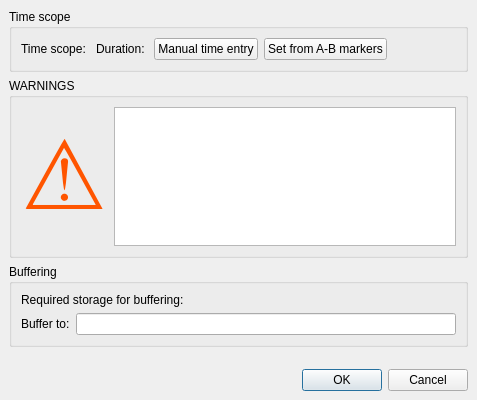
<?xml version="1.0" encoding="UTF-8"?>
<ui version="4.0">
 <class>reverseDialog</class>
 <widget class="QDialog" name="reverseDialog">
  <property name="geometry">
   <rect>
    <x>0</x>
    <y>0</y>
    <width>477</width>
    <height>400</height>
   </rect>
  </property>
  <property name="windowTitle">
   <string>Reverse</string>
  </property>
  <layout class="QVBoxLayout">
   <property name="spacing">
    <number>6</number>
   </property>
   <property name="leftMargin">
    <number>9</number>
   </property>
   <property name="topMargin">
    <number>9</number>
   </property>
   <property name="rightMargin">
    <number>9</number>
   </property>
   <property name="bottomMargin">
    <number>9</number>
   </property>
   <item>
    <widget class="QGroupBox" name="groupBox">
     <property name="title">
      <string>Time scope</string>
     </property>
     <layout class="QVBoxLayout">
      <property name="spacing">
       <number>6</number>
      </property>
      <property name="leftMargin">
       <number>9</number>
      </property>
      <property name="topMargin">
       <number>9</number>
      </property>
      <property name="rightMargin">
       <number>9</number>
      </property>
      <property name="bottomMargin">
       <number>9</number>
      </property>
      <item>
       <layout class="QHBoxLayout">
        <property name="spacing">
         <number>6</number>
        </property>
        <property name="leftMargin">
         <number>0</number>
        </property>
        <property name="topMargin">
         <number>0</number>
        </property>
        <property name="rightMargin">
         <number>0</number>
        </property>
        <property name="bottomMargin">
         <number>0</number>
        </property>
        <item>
         <widget class="QLabel" name="labelTScope">
          <property name="text">
           <string>Time scope: </string>
          </property>
         </widget>
        </item>
        <item>
         <widget class="QLabel" name="labelDuration">
          <property name="text">
           <string>Duration: </string>
          </property>
         </widget>
        </item>
        <item>
         <widget class="QPushButton" name="pushButtonTManual">
          <property name="text">
           <string>Manual time entry</string>
          </property>
         </widget>
        </item>
        <item>
         <widget class="QPushButton" name="pushButtonTMarker">
          <property name="text">
           <string>Set from A-B markers</string>
          </property>
         </widget>
        </item>
        <item>
         <spacer name="horizontalSpacer_3">
          <property name="orientation">
           <enum>Qt::Horizontal</enum>
          </property>
          <property name="sizeHint" stdset="0">
           <size>
            <width>40</width>
            <height>20</height>
           </size>
          </property>
         </spacer>
        </item>
       </layout>
      </item>
     </layout>
    </widget>
   </item>
   <item>
    <widget class="QGroupBox" name="groupBox_2">
     <property name="title">
      <string>WARNINGS</string>
     </property>
     <layout class="QVBoxLayout" name="verticalLayout">
      <item>
       <layout class="QHBoxLayout" name="horizontalLayout_2">
        <item>
         <widget class="QLabel" name="labelWarningSymbol">
          <property name="text">
           <string>&lt;html&gt;&lt;head/&gt;&lt;body&gt;&lt;p&gt;&lt;span style=&quot; font-size:72pt; font-weight:600; color:#ff5500;&quot;&gt;⚠&lt;/span&gt;&lt;/p&gt;&lt;/body&gt;&lt;/html&gt;</string>
          </property>
         </widget>
        </item>
        <item>
         <layout class="QVBoxLayout" name="verticalLayout_4">
          <item>
           <widget class="QTextEdit" name="textEditWarnings">
            <property name="verticalScrollBarPolicy">
             <enum>Qt::ScrollBarAsNeeded</enum>
            </property>
            <property name="horizontalScrollBarPolicy">
             <enum>Qt::ScrollBarAlwaysOff</enum>
            </property>
            <property name="readOnly">
             <bool>true</bool>
            </property>
            <property name="textInteractionFlags">
             <set>Qt::NoTextInteraction</set>
            </property>
           </widget>
          </item>
         </layout>
        </item>
       </layout>
      </item>
     </layout>
    </widget>
   </item>
   <item>
    <widget class="QGroupBox" name="groupBox_3">
     <property name="title">
      <string>Buffering</string>
     </property>
     <layout class="QVBoxLayout" name="verticalLayout_2">
      <item>
       <layout class="QVBoxLayout" name="verticalLayout_3">
        <item>
         <widget class="QLabel" name="labelStorage">
          <property name="text">
           <string>Required storage for buffering: </string>
          </property>
         </widget>
        </item>
        <item>
         <layout class="QHBoxLayout" name="horizontalLayout">
          <item>
           <widget class="QLabel" name="labelBuffer">
            <property name="text">
             <string>Buffer to:</string>
            </property>
           </widget>
          </item>
          <item>
           <widget class="QLineEdit" name="lineEditFileName">
            <property name="readOnly">
             <bool>true</bool>
            </property>
           </widget>
          </item>
         </layout>
        </item>
       </layout>
      </item>
     </layout>
    </widget>
   </item>
   <item>
    <spacer>
     <property name="orientation">
      <enum>Qt::Vertical</enum>
     </property>
     <property name="sizeType">
      <enum>QSizePolicy::MinimumExpanding</enum>
     </property>
     <property name="sizeHint" stdset="0">
      <size>
       <width>20</width>
       <height>16</height>
      </size>
     </property>
    </spacer>
   </item>
   <item>
    <widget class="QDialogButtonBox" name="buttonBox">
     <property name="orientation">
      <enum>Qt::Horizontal</enum>
     </property>
     <property name="standardButtons">
      <set>QDialogButtonBox::Cancel|QDialogButtonBox::Ok</set>
     </property>
    </widget>
   </item>
  </layout>
 </widget>
 <resources/>
 <connections>
  <connection>
   <sender>buttonBox</sender>
   <signal>rejected()</signal>
   <receiver>reverseDialog</receiver>
   <slot>reject()</slot>
   <hints>
    <hint type="sourcelabel">
     <x>316</x>
     <y>260</y>
    </hint>
    <hint type="destinationlabel">
     <x>286</x>
     <y>274</y>
    </hint>
   </hints>
  </connection>
 </connections>
</ui>
